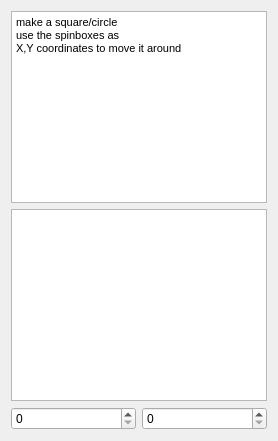
          <widget class="QWidget" name="tab_30">
           <attribute name="title">
            <string>b3</string>
           </attribute>
           <layout class="QGridLayout" name="gridLayout_6">
            <item row="0" column="0" colspan="2">
             <widget class="QTextBrowser" name="textBrowser_28">
              <property name="html">
               <string>&lt;!DOCTYPE HTML PUBLIC &quot;-//W3C//DTD HTML 4.0//EN&quot; &quot;http://www.w3.org/TR/REC-html40/strict.dtd&quot;&gt;
&lt;html&gt;&lt;head&gt;&lt;meta name=&quot;qrichtext&quot; content=&quot;1&quot; /&gt;&lt;style type=&quot;text/css&quot;&gt;
p, li { white-space: pre-wrap; }
&lt;/style&gt;&lt;/head&gt;&lt;body style=&quot; font-family:'Sans'; font-size:10pt; font-weight:400; font-style:normal;&quot;&gt;
&lt;p style=&quot; margin-top:0px; margin-bottom:0px; margin-left:0px; margin-right:0px; -qt-block-indent:0; text-indent:0px;&quot;&gt;&lt;span style=&quot; font-family:'MS Shell Dlg 2'; font-size:8.25pt;&quot;&gt;make a square/circle&lt;/span&gt;&lt;/p&gt;
&lt;p style=&quot; margin-top:0px; margin-bottom:0px; margin-left:0px; margin-right:0px; -qt-block-indent:0; text-indent:0px;&quot;&gt;&lt;span style=&quot; font-family:'MS Shell Dlg 2'; font-size:8.25pt;&quot;&gt;use the spinboxes as &lt;/span&gt;&lt;/p&gt;
&lt;p style=&quot; margin-top:0px; margin-bottom:0px; margin-left:0px; margin-right:0px; -qt-block-indent:0; text-indent:0px;&quot;&gt;&lt;span style=&quot; font-family:'MS Shell Dlg 2'; font-size:8.25pt;&quot;&gt;X,Y coordinates to move it around&lt;/span&gt;&lt;/p&gt;&lt;/body&gt;&lt;/html&gt;</string>
              </property>
             </widget>
            </item>
            <item row="1" column="0" colspan="2">
             <widget class="QGraphicsView" name="a5b3graphicsview"/>
            </item>
            <item row="2" column="0">
             <widget class="QSpinBox" name="a5b3spinbox1"/>
            </item>
            <item row="2" column="1">
             <widget class="QSpinBox" name="a5b3spinbox2"/>
            </item>
           </layout>
          </widget>
